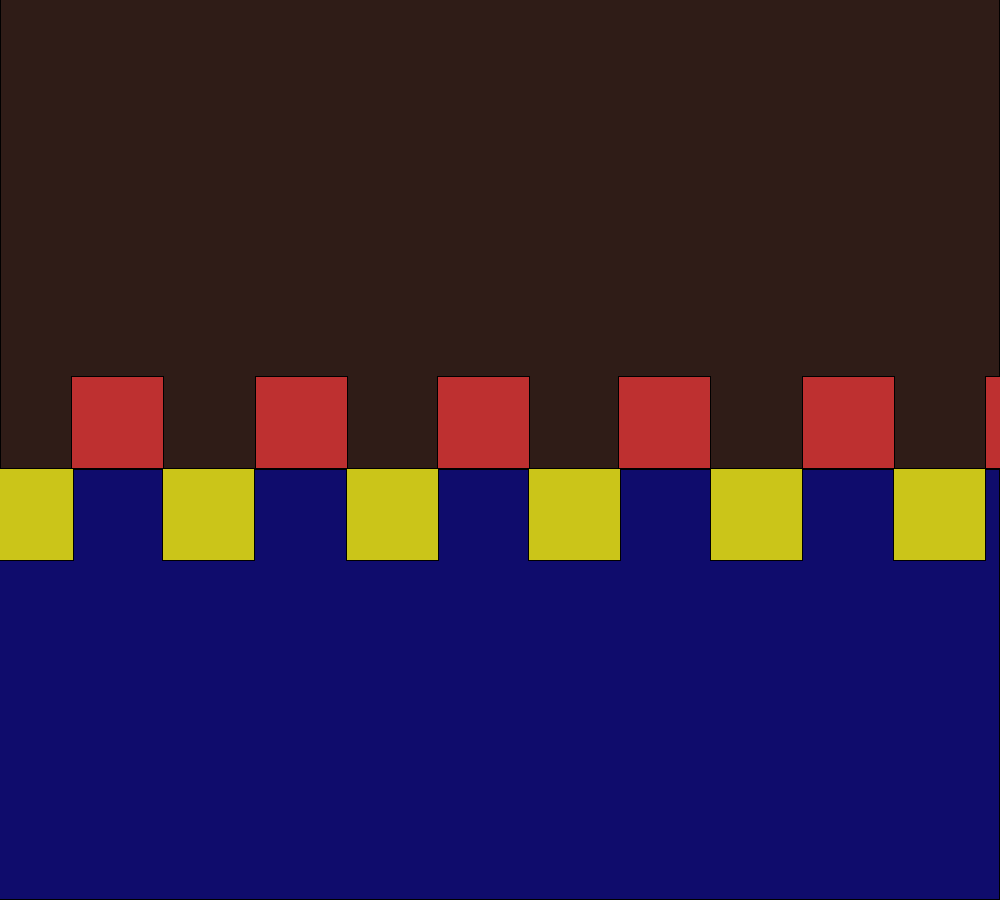
Frame 1 (no input)
Frame 60 (the mouse pressed at the canvas centre just before this capture): identical to frame 1, image omitted
Frame 120 (the mouse held since frame 60 and released just before this capture): identical to frame 1, image omitted

The Processing sketch that drew this single still picture (run headless with seeded random() and noise(); from frame 60 on, the mouse is pressed at the canvas centre):

// Processing sketch: TristanS_ShapeColorPiece_GD105
// ── TristanS_ShapeColorPiece_GD105.pde
//Mohammed Melehi (Moroccan, b. 1936)
//Zipper - 1962
//Source: https://www.christies.com/en/lot/lot-5935138

void setup(){
  size(1000, 900);
  
}

void draw(){
  background(#fefbfd);
  
  {fill(#2f1c17);
  rect(0,-1,999,470);}
  
  {fill(#0f0c6c);
  rect(-39,469,1038,430);}
  
  //Red Squares
  {fill(#be3030);
  square(985,376,92);}
  
  {fill(#be3030);
  square(802,376,92);}
  
  {fill(#be3030);
  square(618,376,92);}
  
  {fill(#be3030);
  square(437,376,92);}
  
  {fill(#be3030);
  square(255,376,92);}
  
  {fill(#be3030);
  square(71,376,92);}

//Yellow Squares
{fill(#cbc519);
  square(893,468,92);}
  
  {fill(#cbc519);
  square(710,468,92);}
  
  {fill(#cbc519);
  square(528,468,92);}

  {fill(#cbc519);
  square(346,468,92);}
    
   {fill(#cbc519);
  square(162,468,92);}
  
  {fill(#cbc519);
  square(-19,468,92);}
  
  // This saves the canvas as an image on the first frame of the program.
if(frameCount == 1){
  save("output.png");}
}
  
